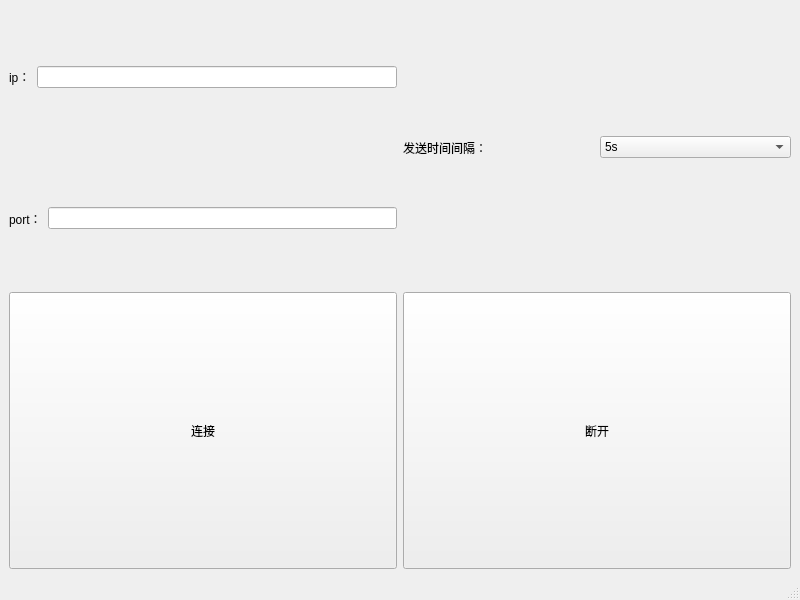
<?xml version="1.0" encoding="UTF-8"?>
<ui version="4.0">
 <class>MainWindow</class>
 <widget class="QMainWindow" name="MainWindow">
  <property name="geometry">
   <rect>
    <x>0</x>
    <y>0</y>
    <width>800</width>
    <height>600</height>
   </rect>
  </property>
  <property name="windowTitle">
   <string>MainWindow</string>
  </property>
  <widget class="QWidget" name="centralwidget">
   <layout class="QHBoxLayout" name="horizontalLayout_6">
    <item>
     <layout class="QVBoxLayout" name="verticalLayout_2" stretch="1,1">
      <item>
       <layout class="QHBoxLayout" name="horizontalLayout_5" stretch="1,1">
        <item>
         <layout class="QVBoxLayout" name="verticalLayout">
          <item>
           <layout class="QHBoxLayout" name="horizontalLayout">
            <item>
             <widget class="QLabel" name="label">
              <property name="sizePolicy">
               <sizepolicy hsizetype="Preferred" vsizetype="Expanding">
                <horstretch>0</horstretch>
                <verstretch>0</verstretch>
               </sizepolicy>
              </property>
              <property name="text">
               <string>ip：</string>
              </property>
             </widget>
            </item>
            <item>
             <widget class="QLineEdit" name="line_ip"/>
            </item>
           </layout>
          </item>
          <item>
           <layout class="QHBoxLayout" name="horizontalLayout_2">
            <item>
             <widget class="QLabel" name="label_2">
              <property name="sizePolicy">
               <sizepolicy hsizetype="Preferred" vsizetype="Expanding">
                <horstretch>0</horstretch>
                <verstretch>0</verstretch>
               </sizepolicy>
              </property>
              <property name="text">
               <string>port：</string>
              </property>
             </widget>
            </item>
            <item>
             <widget class="QLineEdit" name="line_port"/>
            </item>
           </layout>
          </item>
         </layout>
        </item>
        <item>
         <layout class="QHBoxLayout" name="horizontalLayout_3">
          <item>
           <widget class="QLabel" name="label_3">
            <property name="sizePolicy">
             <sizepolicy hsizetype="Preferred" vsizetype="Expanding">
              <horstretch>0</horstretch>
              <verstretch>0</verstretch>
             </sizepolicy>
            </property>
            <property name="text">
             <string>发送时间间隔：</string>
            </property>
           </widget>
          </item>
          <item>
           <widget class="QComboBox" name="comboBox_time_spued">
            <item>
             <property name="text">
              <string>5s</string>
             </property>
            </item>
            <item>
             <property name="text">
              <string>10s</string>
             </property>
            </item>
            <item>
             <property name="text">
              <string>20s</string>
             </property>
            </item>
            <item>
             <property name="text">
              <string>40s</string>
             </property>
            </item>
           </widget>
          </item>
         </layout>
        </item>
       </layout>
      </item>
      <item>
       <layout class="QHBoxLayout" name="horizontalLayout_4">
        <item>
         <widget class="QPushButton" name="btn_cnt">
          <property name="sizePolicy">
           <sizepolicy hsizetype="Preferred" vsizetype="Expanding">
            <horstretch>0</horstretch>
            <verstretch>0</verstretch>
           </sizepolicy>
          </property>
          <property name="text">
           <string>连接</string>
          </property>
         </widget>
        </item>
        <item>
         <widget class="QPushButton" name="btn_break">
          <property name="sizePolicy">
           <sizepolicy hsizetype="Minimum" vsizetype="Preferred">
            <horstretch>0</horstretch>
            <verstretch>0</verstretch>
           </sizepolicy>
          </property>
          <property name="text">
           <string>断开</string>
          </property>
         </widget>
        </item>
       </layout>
      </item>
     </layout>
    </item>
   </layout>
  </widget>
  <widget class="QMenuBar" name="menubar">
   <property name="geometry">
    <rect>
     <x>0</x>
     <y>0</y>
     <width>800</width>
     <height>23</height>
    </rect>
   </property>
  </widget>
  <widget class="QStatusBar" name="statusbar"/>
 </widget>
 <resources/>
 <connections/>
</ui>
